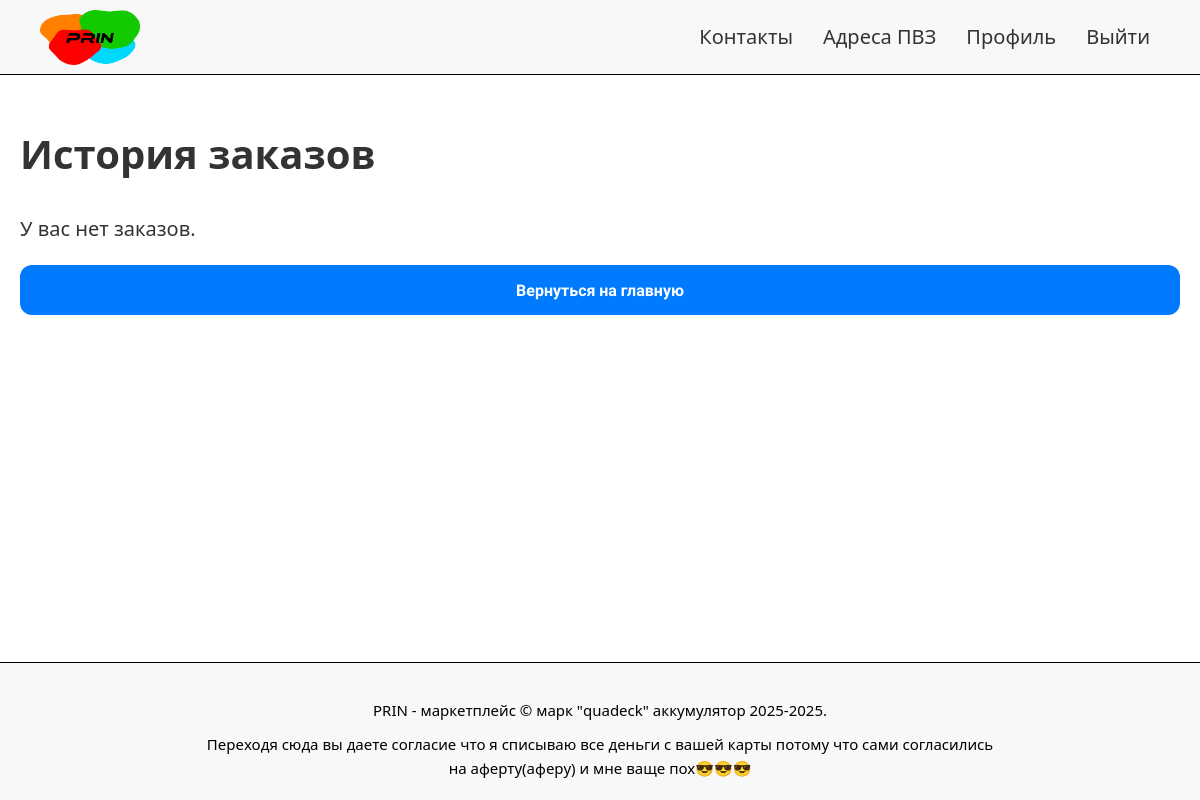
/profile/order_history (signed in), run on an earlier commit of the app's database.
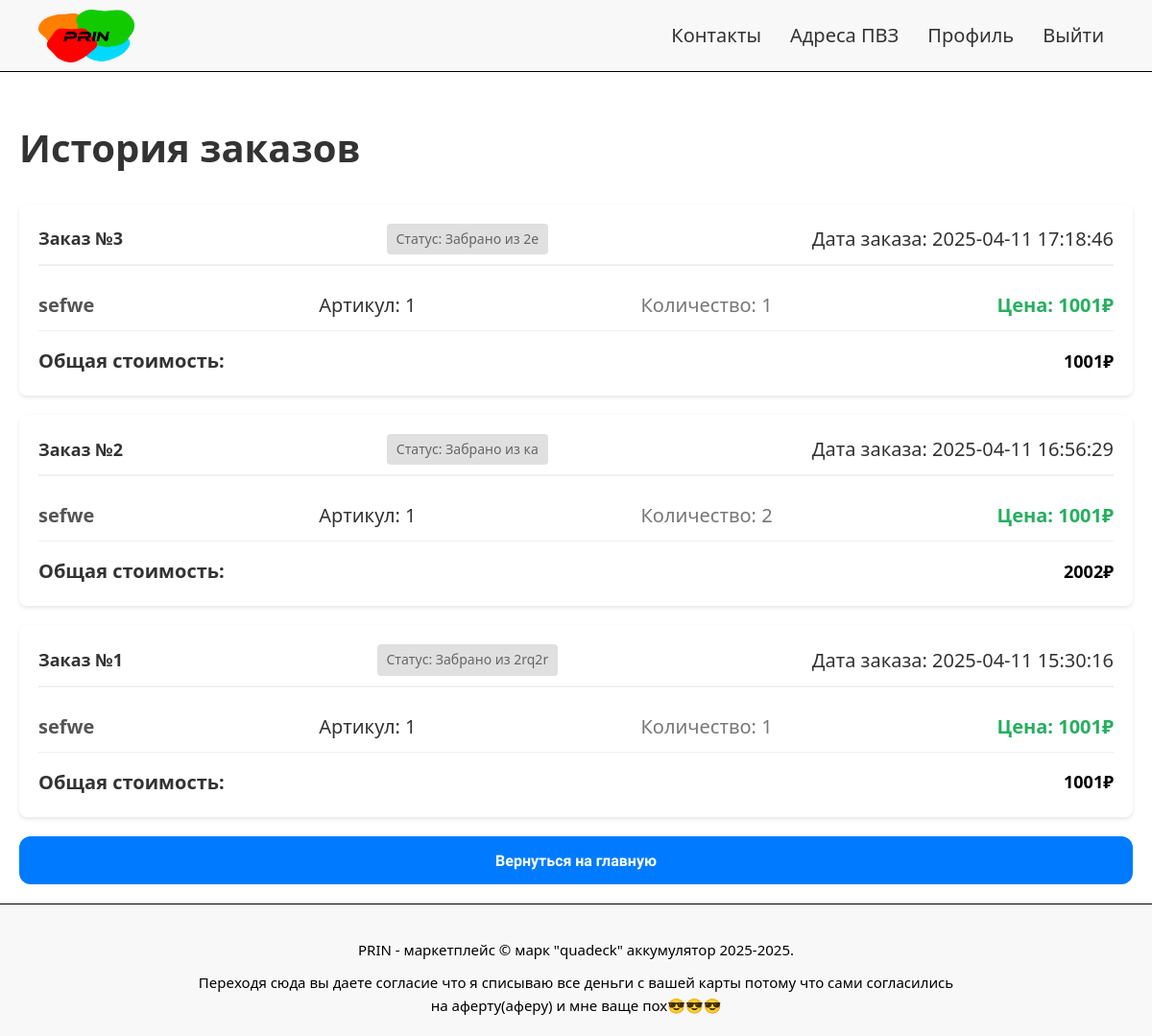
And on a later commit of the database.
### tables this page shows
CREATE TABLE orders (
    id INTEGER PRIMARY KEY AUTOINCREMENT,
    user_id INTEGER NOT NULL,
    pickup_point TEXT NOT NULL,
    total_price INTEGER NOT NULL,
    created_at DATETIME DEFAULT (CURRENT_TIMESTAMP+4), order_number INTEGER,
    FOREIGN KEY (user_id) REFERENCES accounts(id)
);

CREATE TABLE order_items (
    id INTEGER PRIMARY KEY AUTOINCREMENT,
    order_id INTEGER NOT NULL,
    product_articul INTEGER NOT NULL,
    quantity INTEGER NOT NULL,
    price INTEGER NOT NULL,
    FOREIGN KEY (order_id) REFERENCES orders(id),
    FOREIGN KEY (product_articul) REFERENCES products(articul)
);

CREATE TABLE "products"
(
    articul        INTEGER
        primary key,
    name           TEXT    not null,
    description    TEXT,
    price          integer not null,
    stock_quantity INTEGER not null,
    image_url      TEXT,
    user_id        INTEGER not null,
    created_at     DATETIME default (datetime('now', '+4 hours')),
    updated_at     DATETIME default (datetime('now', '+4 hours'))
);

### app.py (the view)
@app.route('/profile/order_history')
@login_required
def order_history():
    db = get_db()
    user_id = current_user.id
    orders = db.execute('''
        SELECT o.id, o.order_number, o.pickup_point, o.total_price, o.created_at
        FROM orders o
        WHERE o.user_id = ?
        ORDER BY o.created_at DESC
    ''', (user_id,)).fetchall()
    orders_with_items = []
    for order in orders:
        order_items = db.execute('''
            SELECT oi.product_articul, oi.quantity, oi.price, p.name
            FROM order_items oi
            JOIN products p ON oi.product_articul = p.articul
            WHERE oi.order_id = ?
        ''', (order['id'],)).fetchall()
        orders_with_items.append({
            'order': order,
            'items': order_items
        })
    return render_template('order_history.html', order_info=orders_with_items)

### app.py (called while the page is built)
@login_manager.user_loader
def load_user(user_id):
    db = get_db()
    cursor = db.execute('SELECT * FROM accounts WHERE id = ?', (user_id,))
    user_data = cursor.fetchone()
    if user_data:
        role = user_data['role'] if 'role' in user_data else 'user'
        return User(
            id=user_data['id'],
            username=user_data['username'],
            password_hash=user_data['password'],
            role=role
        )
    return None

def get_db():
    db = getattr(g, '_database', None)
    if db is None:
        db = g._database = sqlite3.connect(DATABASE)
        db.row_factory = sqlite3.Row
    return db

@app.teardown_appcontext
def close_connection(exception):
    db = getattr(g, '_database', None)
    if db is not None:
        db.close()

### templates/order_history.html (shortened to what this page needs)
<!DOCTYPE html>
<html lang="ru">
<head>
    <link rel="stylesheet" href="/static/css/style.css">
</head>
<body>
    <header class="header">
        <nav class="nav">
            <ul class="nav-list">
                <a href="/" class="logo">
                    <img src="/static/images/logo.png" alt="Лого">
                </a>
                <li><a href="/contacts">Контакты</a></li>
                <li><a href="/pvzadresa">Адреса ПВЗ</a></li>
                {% if current_user.is_authenticated %}
                    <li><a href="/profile">Профиль</a></li>
                    <li><a href="/logout">Выйти</a></li>
                {% else %}
                    <li><a href="/login">Войти</a></li>
                    <li><a href="/signup">Зарегистрироваться</a></li>
                {% endif %}
            </ul>
        </nav>
    </header>
    <main>
        <div class="order-history-container">
            <h1>История заказов</h1>
            {% if order_info %}
                {% for order_data in order_info %}
                    <div class="order">
                        <div class="order-header">
                            <h3>Заказ №{{ order_data['order']['order_number'] }}</h3>
                            <span class="order-status">Статус: Забрано из {{ order_data['order']['pickup_point'] }}</span>
                            <span class="order-date">Дата заказа: {{ order_data['order']['created_at'] }}</span>
                        </div>
                        <ul class="order-items">
                            {% for item in order_data['items'] %}
                                <li class="order-item">
                                    <span class="item-name">{{ item['name'] }}</span>
                                    <span class="item-articul">Артикул: {{ item['product_articul'] }}</span>
                                    <span class="item-quantity">Количество: {{ item['quantity'] }}</span>
                                    <span class="item-price">Цена: {{ item['price'] }}₽</span>
                                </li>
                            {% endfor %}
                        </ul>
                        <div class="order-total">
                            <span>Общая стоимость:</span>
                            <span class="total-price">{{ order_data['order']['total_price'] }}₽</span>
                        </div>
                    </div>
                {% endfor %}
            {% else %}
                <p>У вас нет заказов.</p>
            {% endif %}
            <a href="{{ url_for('hello_world') }}">
                <button type="button" class="back-to-home-btn">Вернуться на главную</button>
            </a>
        </div>
    </main>
<footer class="footer">
    <p class="copyright">PRIN - маркетплейс © марк "quadeck" аккумулятор 2025-2025.</p>
    <p class="disclaimer">Переходя сюда вы даете согласие что я списываю все деньги с вашей карты потому что сами согласились на аферту(аферу) и мне ваще пох😎😎😎</p>
</footer>
</body>
</html>

### static/css/style.css (style rules this page uses)
body { font-family: 'system-ui','Rubik Spray Paint','Inter','Montserrat','Itim',sans-serif; font-size: 20px; margin: 0; padding: 0; color: #333; line-height: 1.6; height: 100%; min-height: 100vh; display: flex; flex-direction: column; }
html, body { height: 100%; margin: 0; padding: 0; display: flex; flex-direction: column; }
.header { background-color: #f8f8f8; border-bottom: 1px solid black; position: sticky; z-index: 1000; top: 0; }
.logo img { max-width: 100px; max-height: 100px; padding-top: 10px; }
.logo { margin-right: auto; }
.nav-list { display: flex; justify-content: flex-end; list-style: none; margin: 0; padding-right: 50px; align-items: center; gap: 10px; }
.nav-list li { display: inline-block; margin-left: 20px; }
.nav-list a { text-decoration: none; color: #333; font-weight: 500; transition: color 0.3s ease; }
.footer { background-color: #f8f8f8; padding: 20px; text-align: center; border-top: 1px solid #e7e7e7; margin-top: auto; font-family: 'system-ui', 'Inter', 'Montserrat', 'Itim', sans-serif; font-size: 15px; align-items: center; justify-content: space-between; border-top: 1px solid black; color: black; }
.copyright { font-size: 15px; margin-bottom: 10px; }
.disclaimer { font-size: 15px; color: black; max-width: 800px; margin: 0 auto; }
body :not(header) button { padding: 14px; font-size: 16px; font-weight: bold; color: white; background-color: #007bff; border: none; border-radius: 12px; cursor: pointer; transition: background-color 0.2s; width: 100%; height: 50px; font-family: 'Inter', 'Montserrat', 'Itim', sans-serif; }
a { text-decoration: none !important; color: inherit !important; cursor: pointer !important; }
.order-history-container { max-width: 1200px; margin: 0 auto; padding: 20px; }
.order { background-color: #fff; border-radius: 8px; box-shadow: 0 2px 4px rgba(0, 0, 0, 0.1); margin-bottom: 20px; padding: 20px; }
.order-header { display: flex; justify-content: space-between; align-items: center; border-bottom: 2px solid #f0f0f0; padding-bottom: 10px; margin-bottom: 15px; }
.order-header h3 { margin: 0; font-size: 18px; font-weight: bold; color: #333; }
.order-header .order-status { font-size: 14px; padding: 5px 10px; border-radius: 4px; background-color: #e0e0e0; color: #666; }
.order-items { list-style-type: none; padding: 0; margin: 0; }
.order-items li { display: flex; justify-content: space-between; padding: 10px 0; border-bottom: 1px solid #f0f0f0; }
.order-items .item-name { font-weight: bold; color: #555; }
.order-items .item-quantity { color: #777; }
.order-items .item-price { color: #27ae60; font-weight: bold; }
.order-total { display: flex; justify-content: space-between; align-items: center; font-weight: bold; padding-top: 15px; }
.order-total .total-price { font-size: 18px; color: #000000; }

What changed in the data, as far as the page shows it:
added orders: order.order_number "3", order.pickup_point "2e", order.created_at "2025-04-11 17:18:46", order.total_price "1001"
added order_items: name "sefwe", product_articul "1", quantity "1", price "1001", shown under "3"
added orders: order.order_number "2", order.pickup_point "ка", order.created_at "2025-04-11 16:56:29", order.total_price "2002"
added order_items: name "sefwe", product_articul "1", quantity "2", price "1001"
added orders: order.order_number "1", order.pickup_point "2rq2r", order.created_at "2025-04-11 15:30:16", order.total_price "1001"
added order_items: name "sefwe", product_articul "1", quantity "1", price "1001"
Also different on the page:
new list line: "Заказ № Статус: Забрано из Дата заказа: Общая стоимость: ₽"
text no longer shown: "У вас нет заказов."
